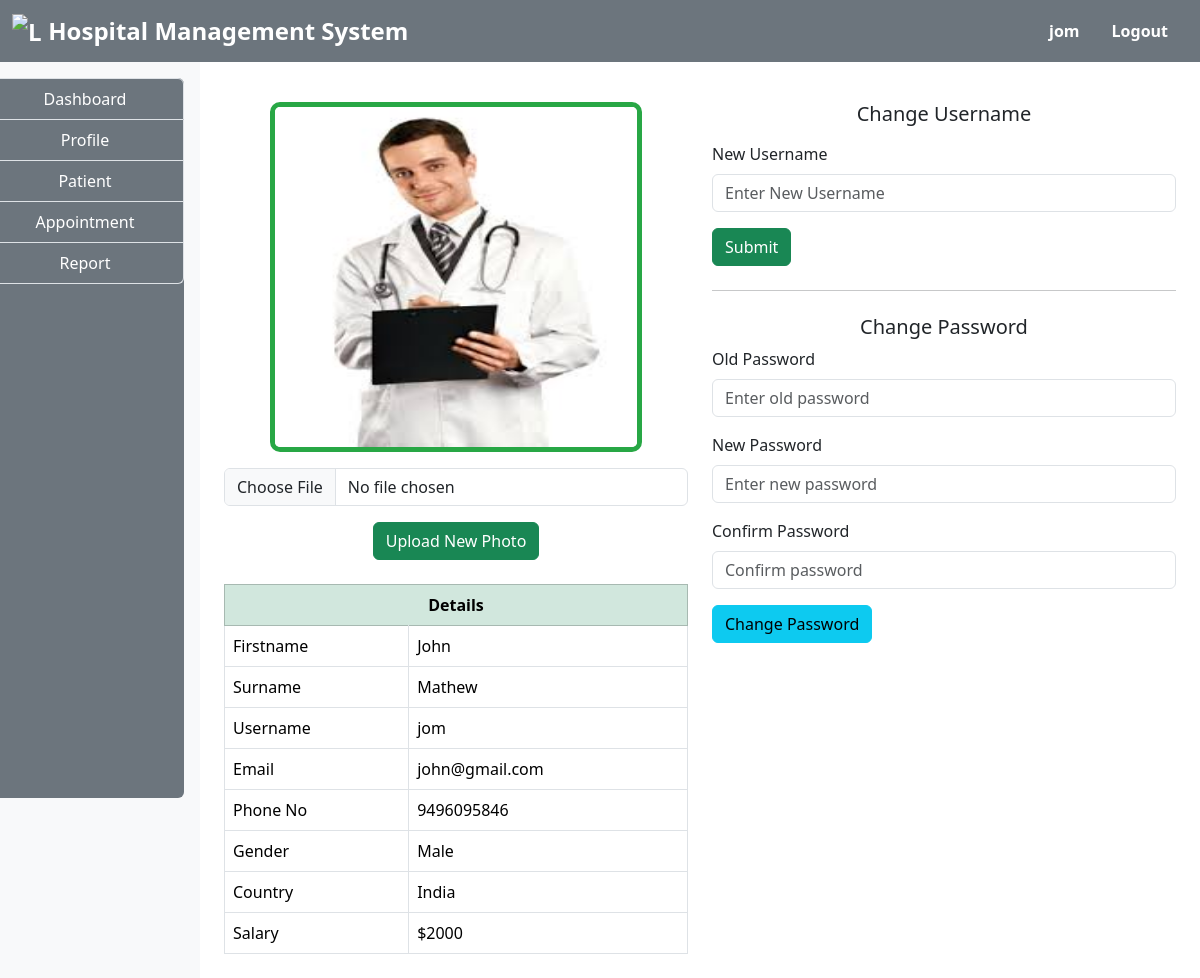
Screenshot of /doctor/profile.php (signed in) with the database file from the repository.
### tables this page shows
CREATE TABLE `doctors` (
  `id` int(100) NOT NULL,
  `firstname` varchar(100) NOT NULL,
  `surname` varchar(100) NOT NULL,
  `username` varchar(100) NOT NULL,
  `email` varchar(100) NOT NULL,
  `gender` varchar(100) NOT NULL,
  `phone` varchar(100) NOT NULL,
  `country` varchar(100) NOT NULL,
  `password` varchar(100) NOT NULL,
  `salary` varchar(100) NOT NULL,
  `date_reg` varchar(100) NOT NULL,
  `status` varchar(100) NOT NULL,
  `profile` varchar(100) NOT NULL
);

### doctor/profile.php (the view, shortened to what this page needs)
<!DOCTYPE html>
<html lang="en">
<head>
    <link href="https://cdn.jsdelivr.net/npm/bootstrap@5.3.0-alpha1/dist/css/bootstrap.min.css" rel="stylesheet">
</head>
<body>
    <?php include("../include/header.php"); ?>
    <div class="container-fluid">
        <div class="row">
            <div class="col-md-2 bg-light p-3">
                <?php
                    include("sidenav.php");
                    include("../include/connection.php");
                ?>
            </div>
            <div class="col-md-10">
                <div class="container mt-4">
                    <div class="row">
                        <div class="col-md-6">
                            <?php
                                $doc = $_SESSION['doctor'];
                                $query = "SELECT * FROM doctors WHERE username='$doc'";
                                $res = mysqli_query($connect, $query);
                                $row = mysqli_fetch_array($res);
                            ?>
                            <form action="" method="post" enctype="multipart/form-data" class="text-center">
                                <img src='img/<?php echo $row['profile']; ?>' class="profile-img img-fluid my-3" style='height: 350px; width: 80%;'>
                                <div class="mb-3">
                                    <input type="file" name="img" class="form-control">
                                </div>
                                <input type="submit" value="Upload New Photo" name="upload" class="btn btn-success  ">
                            </form>
                            <div class="my-4">
                                <table class="table table-hover table-bordered">
                                    <thead class="table-success text-center">
                                        <tr>
                                            <th colspan="2">Details</th>
                                        </tr>
                                    </thead>
                                    <tbody>
                                        <tr>
                                            <td>Firstname</td>
                                            <td><?php echo $row['firstname']; ?></td>
                                        </tr>
                                        <tr>
                                            <td>Surname</td>
                                            <td><?php echo $row['surname']; ?></td>
                                        </tr>
                                        <tr>
                                            <td>Username</td>
                                            <td><?php echo $row['username']; ?></td>
                                        </tr>
                                        <tr>
                                            <td>Email</td>
                                            <td><?php echo $row['email']; ?></td>
                                        </tr>
                                        <tr>
                                            <td>Phone No</td>
                                            <td><?php echo $row['phone']; ?></td>
                                        </tr>
                                        <tr>
                                            <td>Gender</td>
                                            <td><?php echo $row['gender']; ?></td>
                                        </tr>
                                        <tr>
                                            <td>Country</td>
                                            <td><?php echo $row['country']; ?></td>
                                        </tr>
                                        <tr>
                                            <td>Salary</td>
                                            <td><?php echo "$" . $row['salary']; ?></td>
                                        </tr>
                                    </tbody>
                                </table>
                            </div>
                        </div>
                        <div class="col-md-6">
                            <h5 class="text-center my-3">Change Username</h5>
                            <form action="" method="post">
                                <div class="mb-3">
                                    <label for="uname" class="form-label">New Username</label>
                                    <input type="text" name="uname" class="form-control" placeholder="Enter New Username">
                                </div>
                                <input type="submit" value="Submit" name="change_uname" class="btn btn-success">
                            </form>
                            <hr class="my-4">
                            <h5 class="text-center">Change Password</h5>
                            <form action="" method="post">
                                <div class="mb-3">
                                    <label for="old_pass" class="form-label">Old Password</label>
                                    <input type="password" name="old_pass" class="form-control" placeholder="Enter old password">
                                </div>
                                <div class="mb-3">
                                    <label for="new_pass" class="form-label">New Password</label>
                                    <input type="password" name="new_pass" class="form-control" placeholder="Enter new password">
                                </div>
                                <div class="mb-3">
                                    <label for="con_pass" class="form-label">Confirm Password</label>
                                    <input type="password" name="con_pass" class="form-control" placeholder="Confirm password">
                                </div>
                                <input type="submit" value="Change Password" name="change_pass" class="btn btn-info btn-block">
                            </form>
                        </div>
                    </div>
                </div>
            </div>
        </div>
    </div>
</body>
</html>

### doctor/profile.php (style rules this page uses)
body { background-color: #f0f2f5; }
.profile-img { border-radius: 10px; border: 5px solid #28a745; }

### rows the page displays
doctors: profile (picture), firstname "John", surname "Mathew", username "jom", email "john@gmail.com", phone "9496095846", gender "Male", country "India", salary "2000"

### other values shown
$user "jom"
